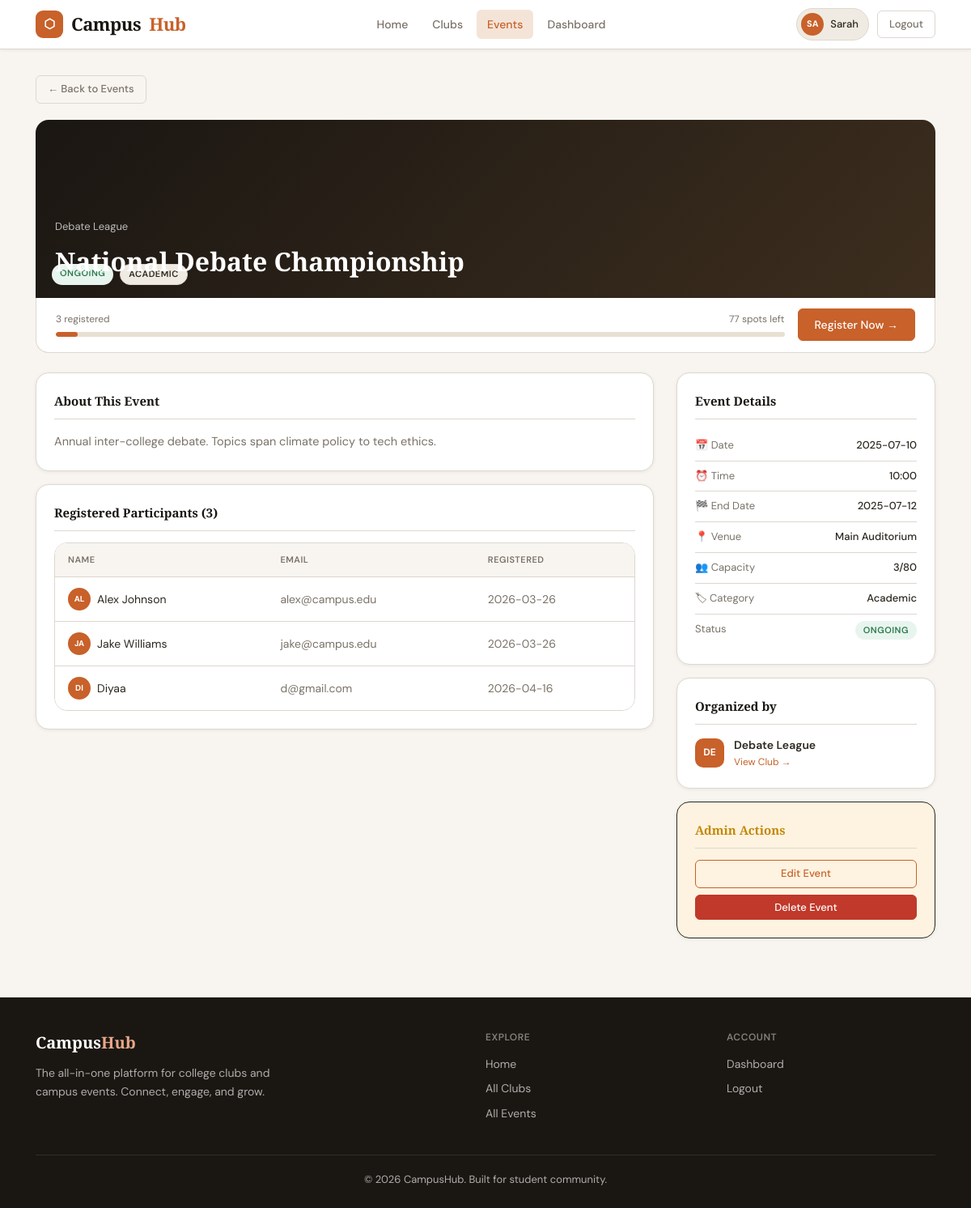
Page /events/3 (signed in) on the committed database.
### tables this page shows
CREATE TABLE users (
    id            INTEGER PRIMARY KEY AUTOINCREMENT,
    name          TEXT    NOT NULL,
    email         TEXT    NOT NULL UNIQUE,
    password_hash TEXT    NOT NULL,
    role          TEXT    NOT NULL DEFAULT 'student'
                            CHECK(role IN ('student','club_admin','super_admin')),
    is_active     INTEGER NOT NULL DEFAULT 1,
    bio           TEXT,
    created_at    DATETIME NOT NULL DEFAULT CURRENT_TIMESTAMP
);

CREATE TABLE events (
    id               INTEGER PRIMARY KEY AUTOINCREMENT,
    club_id          INTEGER NOT NULL REFERENCES clubs(id) ON DELETE CASCADE,
    title            TEXT    NOT NULL,
    description      TEXT    NOT NULL,
    event_date       TEXT    NOT NULL,   -- ISO date: YYYY-MM-DD
    event_time       TEXT    NOT NULL,   -- HH:MM
    end_date         TEXT,               -- ISO date
    venue            TEXT    NOT NULL,
    max_participants INTEGER NOT NULL DEFAULT 50,
    status           TEXT    NOT NULL DEFAULT 'upcoming'
                               CHECK(status IN ('upcoming','ongoing','completed')),
    category         TEXT,
    image_url        TEXT,
    created_at       DATETIME NOT NULL DEFAULT CURRENT_TIMESTAMP
);

CREATE TABLE clubs (
    id          INTEGER PRIMARY KEY AUTOINCREMENT,
    name        TEXT    NOT NULL UNIQUE,
    category    TEXT    NOT NULL,
    description TEXT    NOT NULL,
    admin_id    INTEGER REFERENCES users(id) ON DELETE SET NULL,
    status      TEXT    NOT NULL DEFAULT 'pending'
                          CHECK(status IN ('pending','approved','rejected')),
    logo_url    TEXT,
    created_at  DATETIME NOT NULL DEFAULT CURRENT_TIMESTAMP
);

CREATE TABLE registrations (
    id            INTEGER PRIMARY KEY AUTOINCREMENT,
    user_id       INTEGER NOT NULL REFERENCES users(id)  ON DELETE CASCADE,
    event_id      INTEGER NOT NULL REFERENCES events(id) ON DELETE CASCADE,
    registered_at DATETIME NOT NULL DEFAULT CURRENT_TIMESTAMP,
    UNIQUE(user_id, event_id)
);

### app.py (the view)
@app.route('/events/<int:event_id>')
def event_detail(event_id):
    db = get_db()
    event = db.execute(
        """SELECT e.*, c.name AS club_name, c.category, c.id AS cid,
           (SELECT COUNT(*) FROM registrations r WHERE r.event_id = e.id) AS reg_count
           FROM events e JOIN clubs c ON e.club_id = c.id
           WHERE e.id = ?""",
        (event_id,)
    ).fetchone()
    if not event:
        flash('Event not found.', 'danger'); return redirect(url_for('events'))
    is_registered = False
    if 'user_id' in session:
        is_registered = bool(db.execute(
            "SELECT 1 FROM registrations WHERE user_id=? AND event_id=?",
            (session['user_id'], event_id)
        ).fetchone())
    participants = []
    can_see_participants = (
        session.get('role') == 'super_admin' or
        (session.get('role') == 'club_admin' and
         db.execute("SELECT 1 FROM clubs WHERE id=? AND admin_id=?",
                    (event['club_id'], session.get('user_id'))).fetchone())
    )
    if can_see_participants:
        participants = db.execute(
            """SELECT u.name, u.email, r.registered_at
               FROM users u JOIN registrations r ON u.id = r.user_id
               WHERE r.event_id = ? ORDER BY r.registered_at""",
            (event_id,)
        ).fetchall()
    return render_template('event_detail.html', event=event,
                           is_registered=is_registered,
                           participants=participants,
                           can_see_participants=can_see_participants)

### app.py (called while the page is built)
def get_db():
    if 'db' not in g:
        g.db = sqlite3.connect(
            app.config['DATABASE'],
            detect_types=sqlite3.PARSE_DECLTYPES
        )
        g.db.row_factory = sqlite3.Row  # rows behave like dicts
        g.db.execute("PRAGMA foreign_keys = ON")
    return g.db

@app.context_processor
def inject_user():
    user = None
    if 'user_id' in session:
        db = get_db()
        row = db.execute("SELECT * FROM users WHERE id = ?", (session['user_id'],)).fetchone()
        if row:
            user = dict(row)
    return dict(current_user=user)

### templates/event_detail.html (shortened to what this page needs)
{% extends "base.html" %}
{% block content %}
<div class="container" style="padding-top:32px;padding-bottom:56px;">
  <a href="{{ url_for('events') }}" class="btn btn-ghost btn-sm" style="margin-bottom:20px;">← Back to Events</a>
  <div class="detail-cover {{ event.category|lower if event.category else '' }}">
    <div class="detail-cover-badges">
      <span class="badge badge-{{ event.status }}">{{ event.status|capitalize }}</span>
      {% if event.category %}<span class="badge badge-cat">{{ event.category }}</span>{% endif %}
    </div>
    <div style="position:absolute;bottom:20px;left:24px;right:24px;z-index:2;">
      <div style="font-size:13px;color:rgba(255,255,255,.7);margin-bottom:6px;">{{ event.club_name }}</div>
      <h1 style="color:#fff;font-size:clamp(20px,4vw,32px);">{{ event.title }}</h1>
    </div>
  </div>
  {% set pct = (event.reg_count / event.max_participants * 100)|int %}
  <div style="background:#fff;border:1.5px solid var(--border);border-top:none;padding:14px 24px;margin-bottom:24px;display:flex;align-items:center;gap:16px;border-radius:0 0 var(--r-lg) var(--r-lg);flex-wrap:wrap;">
    <div style="flex:1;min-width:200px;">
      <div style="display:flex;justify-content:space-between;font-size:12px;color:var(--muted);margin-bottom:6px;">
        <span>{{ event.reg_count }} registered</span>
        <span>{{ event.max_participants - event.reg_count }} spots left</span>
      </div>
      <div class="progress-bar-wrap" data-progress="{{ pct }}">
        <div class="progress-bar-fill" style="width:0%"></div>
      </div>
    </div>
    {% if current_user %}
      {% if event.status == 'completed' %}
        <span class="badge badge-completed" style="padding:8px 16px;">Event Completed</span>
      {% elif is_registered %}
        <form method="POST" action="{{ url_for('unregister_event', event_id=event.id) }}"
          onsubmit="return confirm('Unregister from this event?')">
          <button type="submit" class="btn btn-ghost btn-sm" style="border-color:var(--red);color:var(--red);">Unregister</button>
        </form>
      {% elif event.reg_count >= event.max_participants %}
        <button class="btn btn-ghost btn-sm" disabled>Event Full</button>
      {% else %}
        <form method="POST" action="{{ url_for('register_event', event_id=event.id) }}" class="register-form">
          <button type="submit" class="btn btn-primary">Register Now →</button>
        </form>
      {% endif %}
    {% else %}
      <a href="{{ url_for('login') }}" class="btn btn-primary">Sign In to Register</a>
    {% endif %}
  </div>
  <div class="detail-layout">
    <div>
      <div class="info-card">
        <h3>About This Event</h3>
        <p style="color:var(--muted);line-height:1.85;font-size:14.5px;">{{ event.description }}</p>
      </div>
      {% if can_see_participants and participants %}
      <div class="info-card">
        <h3>Registered Participants ({{ participants|length }})</h3>
        <div class="table-wrap">
          <table class="table">
            <thead><tr><th>Name</th><th>Email</th><th>Registered</th></tr></thead>
            <tbody>
              {% for p in participants %}
              <tr>
                <td>
                  <div style="display:flex;align-items:center;gap:8px;">
                    <div class="member-avatar" style="width:28px;height:28px;font-size:10px;">{{ p.name[:2].upper() }}</div>
                    {{ p.name }}
                  </div>
                </td>
                <td style="color:var(--muted);">{{ p.email }}</td>
                <td style="color:var(--muted);">{{ p.registered_at[:10] if p.registered_at else '' }}</td>
              </tr>
              {% endfor %}
            </tbody>
          </table>
        </div>
      </div>
      {% endif %}
    </div>
    <div>
      <div class="info-card">
        <h3>Event Details</h3>
        <div class="info-row">
          <span class="label">📅 Date</span>
          <span class="value">{{ event.event_date }}</span>
        </div>
        <div class="info-row">
          <span class="label">⏰ Time</span>
          <span class="value">{{ event.event_time }}</span>
        </div>
        {% if event.end_date and event.end_date != event.event_date %}
        <div class="info-row">
          <span class="label">🏁 End Date</span>
          <span class="value">{{ event.end_date }}</span>
        </div>
        {% endif %}
        <div class="info-row">
          <span class="label">📍 Venue</span>
          <span class="value" style="max-width:160px;text-align:right;">{{ event.venue }}</span>
        </div>
        <div class="info-row">
          <span class="label">👥 Capacity</span>
          <span class="value">{{ event.reg_count }}/{{ event.max_participants }}</span>
        </div>
        <div class="info-row">
          <span class="label">🏷 Category</span>
          <span class="value">{{ event.category or '—' }}</span>
        </div>
        <div class="info-row">
          <span class="label">Status</span>
          <span class="value"><span class="badge badge-{{ event.status }}">{{ event.status|capitalize }}</span></span>
        </div>
      </div>
      <div class="info-card">
        <h3>Organized by</h3>
        <a href="{{ url_for('club_detail', club_id=event.cid) }}"
          style="display:flex;align-items:center;gap:12px;text-decoration:none;color:inherit;">
          <div class="member-avatar" style="border-radius:10px;">{{ event.club_name[:2].upper() }}</div>
          <div>
            <div style="font-weight:600;font-size:14px;">{{ event.club_name }}</div>
            <div style="font-size:12px;color:var(--accent);">View Club →</div>
          </div>
        </a>
      </div>
      {% if current_user and (current_user.role == 'club_admin' or current_user.role == 'super_admin') %}
      <div class="info-card" style="border-color:var(--amber)33;background:var(--amber-bg);">
        <h3 style="color:var(--amber);">Admin Actions</h3>
        <div style="display:flex;flex-direction:column;gap:8px;">
          <a href="{{ url_for('edit_event', event_id=event.id) }}" class="btn btn-outline btn-sm btn-block">Edit Event</a>
          <form method="POST" action="{{ url_for('delete_event', event_id=event.id) }}"
            onsubmit="return confirm('Delete this event permanently?')">
            <button type="submit" class="btn btn-danger btn-sm btn-block">Delete Event</button>
          </form>
        </div>
      </div>
      {% endif %}
    </div>
  </div>
</div>
{% endblock %}

### templates/base.html (shortened to what this page needs)
<!DOCTYPE html>
<html lang="en">
<head>
  <link rel="stylesheet" href="{{ url_for('static', filename='css/main.css') }}" />
</head>
<body>
<nav class="navbar">
  <div class="container">
    <div class="navbar-inner">
      <a href="{{ url_for('home') }}" class="navbar-brand">
        <div class="navbar-logo">⬡</div>
        Campus<span class="navbar-brand-dot">Hub</span>
      </a>
      <div class="navbar-links">
        <a href="{{ url_for('home') }}"   class="navbar-link">Home</a>
        <a href="{{ url_for('clubs') }}"  class="navbar-link">Clubs</a>
        <a href="{{ url_for('events') }}" class="navbar-link">Events</a>
        {% if current_user %}
          <a href="{{ url_for('dashboard') }}" class="navbar-link">Dashboard</a>
        {% endif %}
      </div>
      <div class="navbar-actions">
        {% if current_user %}
          <a href="{{ url_for('dashboard') }}" class="user-chip">
            <div class="user-avatar">{{ current_user.name[:2].upper() }}</div>
            {{ current_user.name.split()[0] }}
          </a>
          <a href="{{ url_for('logout') }}" class="btn btn-ghost btn-sm">Logout</a>
        {% else %}
          <a href="{{ url_for('login') }}"    class="btn btn-ghost btn-sm">Sign In</a>
          <a href="{{ url_for('register') }}" class="btn btn-primary btn-sm">Join Free</a>
        {% endif %}
      </div>
    </div>
  </div>
</nav>
{% block content %}{% endblock %}
{% block footer %}
<footer class="footer">
  <div class="container">
    <div class="footer-inner">
      <div>
        <div class="footer-brand">Campus<span style="color:#e8a888;">Hub</span></div>
        <p style="font-size:14px;line-height:1.7;max-width:300px;">
          The all-in-one platform for college clubs and campus events. Connect, engage, and grow.
        </p>
      </div>
      <div>
        <h4>Explore</h4>
        <a href="{{ url_for('home') }}">Home</a>
        <a href="{{ url_for('clubs') }}">All Clubs</a>
        <a href="{{ url_for('events') }}">All Events</a>
      </div>
      <div>
        <h4>Account</h4>
        {% if current_user %}
          <a href="{{ url_for('dashboard') }}">Dashboard</a>
          <a href="{{ url_for('logout') }}">Logout</a>
        {% else %}
          <a href="{{ url_for('login') }}">Sign In</a>
          <a href="{{ url_for('register') }}">Register</a>
        {% endif %}
      </div>
    </div>
    <div class="footer-bottom">© 2026 CampusHub. Built for student community.</div>
  </div>
</footer>
{% endblock %}
</body>
</html>

### rows in the picture
users: name "SA", name "Sarah"
events: status "ONGOING", category "ACADEMIC", title "National Debate Championship", event.max_participants-event.reg_count "77", description "Annual inter-college debate. Topics span climate policy to tech ethics.", event_date "2025-07-10", event_time "10:00", end_date "2025-07-12", venue "Main Auditorium", max_participants "80", category "Academic"
clubs: club_name "Debate League", name "DE"
registrations: name "AL", name "Alex Johnson", email "alex@campus.edu", registered_at "2026-03-26"
registrations: name "JA", name "Jake Williams", email "jake@campus.edu", registered_at "2026-03-26"
registrations: name "DI", name "Diyaa", email "d@gmail.com", registered_at "2026-04-16"

### other values in the picture
{{ event.reg_count }} "3"
{{ participants|length }} "3"
